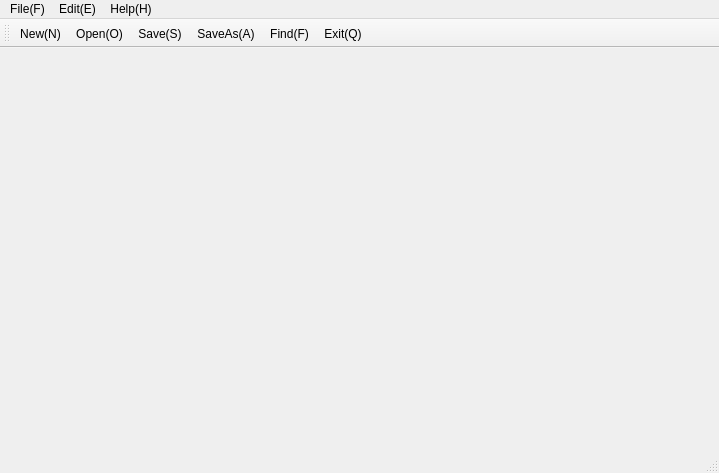
<?xml version="1.0" encoding="UTF-8"?>
<ui version="4.0">
 <class>MainWindow</class>
 <widget class="QMainWindow" name="MainWindow">
  <property name="geometry">
   <rect>
    <x>0</x>
    <y>0</y>
    <width>719</width>
    <height>473</height>
   </rect>
  </property>
  <property name="windowTitle">
   <string>MainWindow</string>
  </property>
  <widget class="QWidget" name="centralWidget">
   <property name="focusPolicy">
    <enum>Qt::StrongFocus</enum>
   </property>
  </widget>
  <widget class="QMenuBar" name="menuBar">
   <property name="geometry">
    <rect>
     <x>0</x>
     <y>0</y>
     <width>719</width>
     <height>23</height>
    </rect>
   </property>
   <widget class="QMenu" name="menuHelp_H">
    <property name="title">
     <string>Help(H)</string>
    </property>
    <addaction name="actionAbout_I"/>
   </widget>
   <widget class="QMenu" name="menuEdit_E">
    <property name="title">
     <string>Edit(E)</string>
    </property>
    <addaction name="actionCopy_C"/>
    <addaction name="actionCut_X"/>
    <addaction name="actionPaste_V"/>
    <addaction name="actionFind_F"/>
   </widget>
   <widget class="QMenu" name="menu_F">
    <property name="title">
     <string>File(F)</string>
    </property>
    <addaction name="actionNew_N"/>
    <addaction name="actionOpen_O"/>
    <addaction name="actionSave_S"/>
    <addaction name="actionSaveAs_A"/>
    <addaction name="actionExit_Q"/>
   </widget>
   <addaction name="menu_F"/>
   <addaction name="menuEdit_E"/>
   <addaction name="menuHelp_H"/>
  </widget>
  <widget class="QToolBar" name="mainToolBar">
   <property name="enabled">
    <bool>true</bool>
   </property>
   <attribute name="toolBarArea">
    <enum>TopToolBarArea</enum>
   </attribute>
   <attribute name="toolBarBreak">
    <bool>false</bool>
   </attribute>
   <addaction name="actionNew_N"/>
   <addaction name="actionOpen_O"/>
   <addaction name="actionSave_S"/>
   <addaction name="actionSaveAs_A"/>
   <addaction name="actionFind_F"/>
   <addaction name="actionExit_Q"/>
  </widget>
  <widget class="QStatusBar" name="statusBar">
   <property name="enabled">
    <bool>true</bool>
   </property>
  </widget>
  <action name="actionAbout_I">
   <property name="icon">
    <iconset resource="myrecources.qrc">
     <normaloff>:/newprefix1/images/images/redhat-home.png</normaloff>:/newprefix1/images/images/redhat-home.png</iconset>
   </property>
   <property name="text">
    <string>About(&amp;I)</string>
   </property>
   <property name="shortcut">
    <string>Ctrl+I</string>
   </property>
  </action>
  <action name="actionFind_F">
   <property name="icon">
    <iconset resource="myrecources.qrc">
     <normaloff>:/newprefix1/images/images/edit-find-replace.png</normaloff>:/newprefix1/images/images/edit-find-replace.png</iconset>
   </property>
   <property name="text">
    <string>Find(&amp;F)</string>
   </property>
   <property name="shortcut">
    <string>Ctrl+F</string>
   </property>
  </action>
  <action name="actionPaste_V">
   <property name="icon">
    <iconset resource="myrecources.qrc">
     <normaloff>:/newprefix1/images/images/editpaste.png</normaloff>:/newprefix1/images/images/editpaste.png</iconset>
   </property>
   <property name="text">
    <string>Paste(&amp;V)</string>
   </property>
   <property name="shortcut">
    <string>Ctrl+V</string>
   </property>
  </action>
  <action name="actionCopy_C">
   <property name="icon">
    <iconset resource="myrecources.qrc">
     <normaloff>:/newprefix1/images/images/editcopy.png</normaloff>:/newprefix1/images/images/editcopy.png</iconset>
   </property>
   <property name="text">
    <string>Copy(&amp;C)</string>
   </property>
   <property name="shortcut">
    <string>Ctrl+C</string>
   </property>
  </action>
  <action name="actionExit_Q">
   <property name="icon">
    <iconset resource="myrecources.qrc">
     <normaloff>:/newprefix1/images/images/system-shutdown.png</normaloff>:/newprefix1/images/images/system-shutdown.png</iconset>
   </property>
   <property name="text">
    <string>Exit(&amp;Q)</string>
   </property>
   <property name="shortcut">
    <string>Ctrl+Q</string>
   </property>
  </action>
  <action name="actionSaveAs_A">
   <property name="icon">
    <iconset resource="myrecources.qrc">
     <normaloff>:/newprefix1/images/images/document-save-as.png</normaloff>:/newprefix1/images/images/document-save-as.png</iconset>
   </property>
   <property name="text">
    <string>SaveAs(&amp;A)</string>
   </property>
   <property name="shortcut">
    <string>Ctrl+Shift+S</string>
   </property>
  </action>
  <action name="actionSave_S">
   <property name="icon">
    <iconset resource="myrecources.qrc">
     <normaloff>:/newprefix1/images/images/document-save.png</normaloff>:/newprefix1/images/images/document-save.png</iconset>
   </property>
   <property name="text">
    <string>Save(&amp;S)</string>
   </property>
   <property name="shortcut">
    <string>Ctrl+S</string>
   </property>
  </action>
  <action name="actionOpen_O">
   <property name="icon">
    <iconset resource="myrecources.qrc">
     <normaloff>:/newprefix1/images/images/document-open.png</normaloff>:/newprefix1/images/images/document-open.png</iconset>
   </property>
   <property name="text">
    <string>Open(&amp;O)</string>
   </property>
   <property name="shortcut">
    <string>Ctrl+O</string>
   </property>
  </action>
  <action name="actionNew_N">
   <property name="icon">
    <iconset resource="myrecources.qrc">
     <normaloff>:/newprefix1/images/images/document-new.png</normaloff>:/newprefix1/images/images/document-new.png</iconset>
   </property>
   <property name="text">
    <string>New(&amp;N)</string>
   </property>
   <property name="shortcut">
    <string>Ctrl+N</string>
   </property>
  </action>
  <action name="actionCut_X">
   <property name="icon">
    <iconset resource="myrecources.qrc">
     <normaloff>:/newprefix1/images/images/editcut.png</normaloff>:/newprefix1/images/images/editcut.png</iconset>
   </property>
   <property name="text">
    <string>Cut(&amp;X)</string>
   </property>
   <property name="shortcut">
    <string>Ctrl+X</string>
   </property>
  </action>
 </widget>
 <layoutdefault spacing="6" margin="11"/>
 <resources>
  <include location="myrecources.qrc"/>
 </resources>
 <connections/>
</ui>
